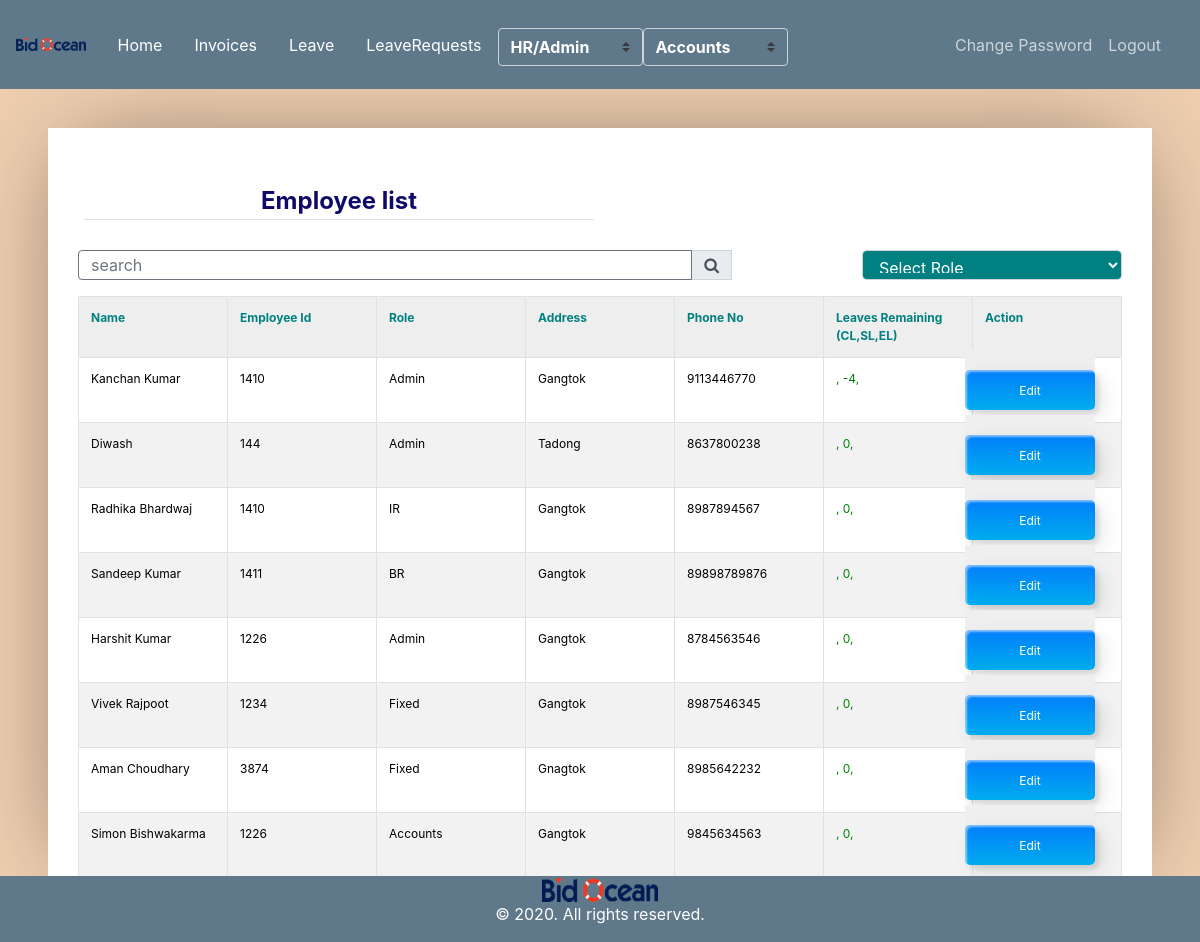
The app's page /employee-list/ (signed in) with its own data.
### user_invoice/models.py (models this page shows, shortened)
class Employee(models.Model):
	id         = models.AutoField(primary_key=True)
	name       = models.CharField(max_length=300)
	role       = models.ForeignKey(Role,on_delete=models.CASCADE)
	salary     = models.CharField(max_length=300, null=True, blank=True)
	address    = models.CharField(max_length=300)
	emp_id     = models.CharField(max_length=300, null=True, blank=True)
	phone_no   = models.CharField(max_length=300)
	auth_tbl   = models.OneToOneField(Userdetail, on_delete=models.CASCADE)
	added_at   = models.DateTimeField(auto_now_add=True)
	is_manager = models.SmallIntegerField(default=0)
	report_to  = models.ForeignKey('self', on_delete=models.SET_NULL, null=True, blank=True, related_name='empreport_to')

class Role(models.Model):
    id         = models.AutoField(primary_key=True)
    name       = models.CharField(max_length=300)
    created_at = models.DateTimeField(auto_now_add=True)
    status     = models.SmallIntegerField(default=1)

### leave/models.py (models this page shows)
class LeaveBalance(models.Model):
	id           = models.AutoField(primary_key=True)
	paid_leave   = models.CharField(max_length=200)
	others_leave = models.CharField(max_length=200)
	sick_leave   = models.CharField(max_length=200)
	employee     = models.OneToOneField(Employee, on_delete=models.CASCADE, related_name='leave_bal')

### user_invoice/views.py (the view)
# urls.py: path('employee-list/',views.EmployeeDisplayView.as_view(),name='employee_list'),
class EmployeeDisplayView(AdminOrHROrAccountsPanelMixin,TemplateView):
    template_name = 'user_invoice/employee_list.html'
    def get(self, request):
        employee_list    = Employee.objects.all()
        try:
            search     = request.GET['search']
        except:
            search     = None
        try:
            role     = request.GET['role']
        except:
            role     = None
        query_param = {}
        if search is not None and search is not "":
            search = search.strip()
            query_param['search'] = search
            employee_list = employee_list.filter(Q(name__icontains=search)|Q(address__icontains=search)|(Q(phone_no__icontains=search))|Q(emp_id__icontains=search))
        if role is not None and role is not "":
            query_param['role'] = role
            employee_list = employee_list.filter(role__pk__exact=role)
        roles            = Role.objects.all()
        paginator        = Paginator(employee_list,10)
        page             = request.GET.get('page')
        paginatedcontent = paginator.get_page(page)
        context = {
            'query_param' : query_param,
            'employees'   : paginatedcontent,
            'title'       : 'Employee list',
            'roles'       : roles,
            'role'        : Employee.objects.get(auth_tbl=self.request.user).role.name.lower()
        }
        return render(request, self.template_name, context)

### user_invoice/mixin.py (called while the page is built)
    def test_func(self):
        user     = self.request.user
        employee = Employee.objects.get(auth_tbl=user)
        return employee.role.name.lower() == 'admin' or employee.role.name.lower() == 'hr' or employee.role.name.lower() == 'accounts'

### user_invoice/templates/user_invoice/employee_list.html (shortened to what this page needs)
{% extends "user_invoice/base.html" %}
{% load crispy_forms_tags %}
{% block content %}
		<div class='container'>
		<table  width="100%">
			<tr>
				<td><legend class="border-bottom mb-4" style="color: rgb(15, 9, 105);text-align: center;"><b>Employee list</b> </legend></td>
				<td align="right"></td>
			</tr>
		</table>
		<form>
			<table >
				<tr>
						<link rel="stylesheet" href="https://stackpath.bootstrapcdn.com/font-awesome/4.7.0/css/font-awesome.min.css">
					<div class="form-group w-30" >
						<div class="input-group mb-3">
							<input type="text" name="search" style="width: 30px;height: 30px;" class="form-control border-secondary py-2" value="{{request.GET.search}}" placeholder="search">
							<div class="input-group-append">
							 <button class="input-group-text" style="height: 30px;" type="submit" name="submitbtn" value="Search"><i class="fa fa-search"></i>
							</div>
							<div id="styled-select">
								<select   class="form-control"style="width:260px; height:30px;color:white;background-color:teal;margin-left:130px" name="role"  onchange="this.form.submit()">
									<option value="" style="color: white;"><b> Select Role </b></option>
								</select>
							</div>
					</div>
				</div>
				</tr>
			</table>
		</form>
		<table cellpadding="0" cellspacing="0" border="0" class="table table-bordered table-striped  display" width="100%">
			<tr>
				<th style="color: teal;"><b>Name</b>  </th>
				<th style="color: teal;"><b>Employee Id</b></th>
				<th style="color: teal;"><b>Role</b></th>
				<th style="color: teal;"><b> Address</b></th>
				<th style="color: teal;"><b> Phone No</b></th>
				<th style="color: teal;"><b> Leaves Remaining (CL,SL,EL)</b></th>
				<th style="color: teal;"><b> Action</b></th>
			</tr>
			{% for employee in employees %}
				<tr>
					<td style="color: rgb(0, 0, 0);">{{employee.name}}</td>
					<td style="color: rgb(0, 0, 0);">{{employee.emp_id}}</td>
					<td style="color: rgb(0, 0, 0);">{{employee.role.name}}</td>
					<td style="color: rgb(0, 0, 0);;">{{employee.address}}</td>
					<td style="color: rgb(0, 0, 0);;">{{employee.phone_no}}</td>
					<td style="color: rgb(0, 128, 6);">{{employee.leave_bal.casual_leave}}, {{employee.leave_bal.sick_leave}}, {{employee.leave_bal.earned_leave}}</td>
					<td style="color: rgb(0, 0, 0);;"><a href="{% url 'employee_edit' employee.pk %}"><button class="custom-btn btn-12"><span>Click!</span><span>Edit</span></button></a></td>
				</tr>
			{% endfor %}
		</table>
		</div>
{% endblock content %}

### user_invoice/static/user_invoice/main.css (style rules this page uses)
body { background: #fafafa; color: #333333; margin-top: 5rem; }

### user_invoice/templates/user_invoice/base.html (style rules this page uses)
a { color: white; }

### user_invoice/templates/user_invoice/employee_list.html (style rules this page uses)
* { border: 0; color: inherit; font-family: inherit; font-size: inherit; font-style: inherit; font-weight: inherit; line-height: inherit; list-style: none; margin: 0; padding: 0; text-decoration: none; vertical-align: top; }
table { font-size: 75%; table-layout: fixed; width: 100%; }
table { border-collapse: collapse; border-spacing: 2px; }
th, td { border-width: 0px; padding: 0.5em; position: relative; }
th, td { border-radius: 0.25em; border-style: solid; }
th { background: #EEE; border-color: #BBB; }
td { border-color: #DDD; }
html { font: 16px/1 'Open Sans', sans-serif; overflow: auto; padding: 0.5in; }
html { background: #EFCFB0; cursor: default; }
body { background: #FFF; border-radius: 1px; box-shadow: 0 0 1in -0.25in rgba(0, 0, 0, 0.5); }
.btn-12 { position: relative; right: 20px; bottom: 20px; border:none; box-shadow: none; width: 130px; height: 40px; line-height: 42px; -webkit-perspective: 230px; perspective: 230px; }
.btn-12 span { background: rgb(0,172,238); background: linear-gradient(0deg, rgba(0,172,238,1) 0%, rgba(2,126,251,1) 100%); display: block; position: absolute; width: 130px; height: 40px; box-shadow:inset 2px 2px 2px 0px rgba(255,255,255,.5), 7px 7px 20px 0px rgba(0,0,0,.1), 4px 4px 5px 0px rgba(0,0,0,.1); border-radius: 5px; margin:0; text-align: center; -webkit-box-sizing: border-box; -moz-box-sizing: border-box; box-sizing: border-box; -webkit-transition: all .3s; transition: all .3s; }
.btn-12 span:nth-child(2) { -webkit-transform: rotateX(0deg); -moz-transform: rotateX(0deg); transform: rotateX(0deg); -webkit-transform-origin: 50% 50% -20px; -moz-transform-origin: 50% 50% -20px; transform-origin: 50% 50% -20px; }

### records on screen
Employee: name "Kanchan Kumar", emp_id "1410", role.name "Admin", address "Gangtok", phone_no "9113446770", leave_bal.sick_leave "-4"
Employee: name "Diwash", emp_id "144", role.name "Admin", address "Tadong", phone_no "8637800238", leave_bal.sick_leave "0"
Employee: name "Radhika Bhardwaj", emp_id "1410", role.name "IR", address "Gangtok", phone_no "8987894567", leave_bal.sick_leave "0"
Employee: name "Sandeep Kumar", emp_id "1411", role.name "BR", address "Gangtok", phone_no "89898789876", leave_bal.sick_leave "0"
Employee: name "Harshit Kumar", emp_id "1226", role.name "Admin", address "Gangtok", phone_no "8784563546", leave_bal.sick_leave "0"
Employee: name "Vivek Rajpoot", emp_id "1234", role.name "Fixed", address "Gangtok", phone_no "8987546345", leave_bal.sick_leave "0"
Employee: name "Aman Choudhary", emp_id "3874", role.name "Fixed", address "Gnagtok", phone_no "8985642232", leave_bal.sick_leave "0"
Employee: name "Simon Bishwakarma", emp_id "1226", role.name "Accounts", address "Gangtok", phone_no "9845634563", leave_bal.sick_leave "0"
